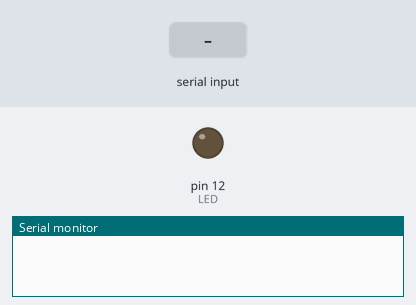
Recording of a sketch running on a simulated Arduino Mega 2560, built with avr-gcc and run on an emulated ATmega2560. On the bench: output pins drawn as LEDs (lit = HIGH), the last lines printed to the serial monitor. The inputs (shaded band) are chosen by the test bench.

Above: at 1.2 s.
1.3 s: "A\n" received over the second serial link
At 2.2 s:
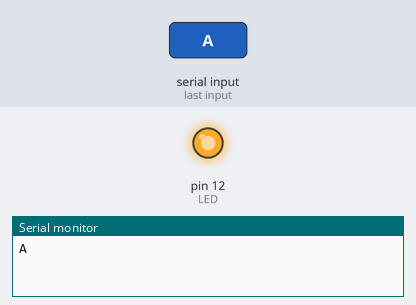
2.8 s: "B\n" received over the second serial link
At 3.3 s:
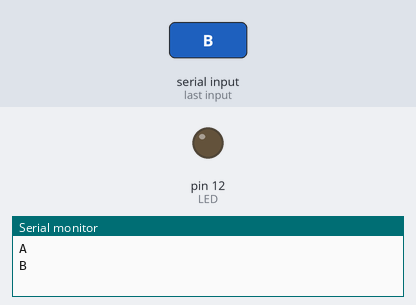
Timing chart, 0 to 5.8 s (numbered marks = the images above; inputs shaded):
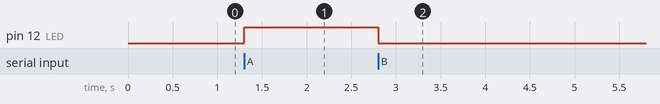

The sketch:

bluetooth_interface.ino
```cpp
char data; //declaring Variable for storing received data
void setup() {
    Serial2.begin(9600);  // baud rate for serial data transmission
     Serial.begin(9600);
    pinMode(12, OUTPUT); /*assigning digital pin  13 to LED and giving it an output mode */
}
void loop(){
    if(Serial2.available() > 0) // checks if any data is received
    {
        data = Serial2.read(); /*Reading any receiving data and storing it into variable named data*/
        Serial.print(data);  //displaying the data
        Serial.print("\n");  //adding space by giving a New line
        if(data == 'A')      // when the value  is equal to 1
          digitalWrite(12, HIGH);  // turn the LED
        else if(data == 'B')  // when the value  is equal to 0
           digitalWrite(12, LOW);// turn off the LED
    }
}
```

Measured:
- after the input at 1.3 s, pin 12 (LED): LOW → HIGH at once
- after the input at 2.8 s, pin 12 (LED): HIGH → LOW at once
